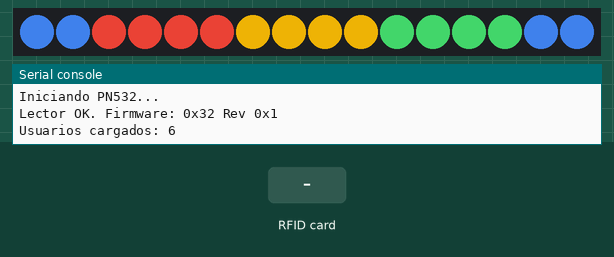
Simulated run of this program. Board: Raspberry Pi Pico running MicroPython. Parts: 16 RGB LEDs in strip order, left to right, the last lines printed to the serial console. The test bench sets the inputs (shaded band).

Above: at 4.4 s.
At 6.8 s:
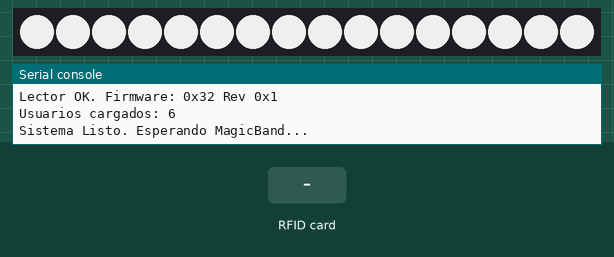
6.9 s: RFID card 5E 7A 19 C4 held to the reader
At 8.01 s:
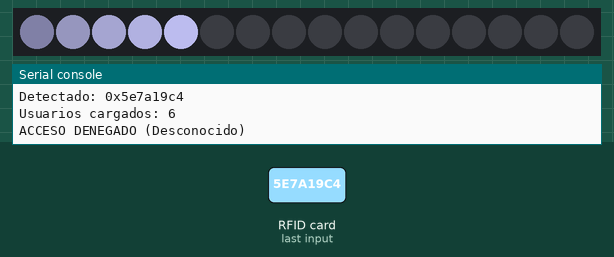
At 10.2 s:
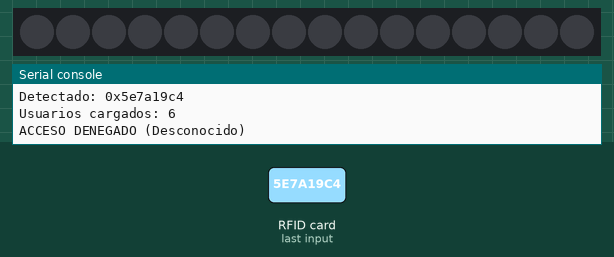

The program:

main.py
```python
from machine import Pin, SPI
import neopixel
import time
import math
import json
import pn532

# --- CONFIGURACIÓN ---
PIN_NEO  = 29
NUM_LEDS = 16
BRILLO   = 0.8

# --- COLORES ---
C_BLANCO = (255, 255, 255)
C_VERDE  = (0, 255, 0)
C_ROJO   = (255, 0, 0)
C_AZUL   = (0, 0, 255)
C_OFF    = (0, 0, 0)
C_G_AZUL   = (66, 133, 244)
C_G_ROJO   = (234, 67, 53)
C_G_AMARILLO = (251, 188, 5)
C_G_VERDE  = (52, 168, 83)

# --- HARDWARE ---
np = neopixel.NeoPixel(Pin(PIN_NEO), NUM_LEDS)

# Configuración SPI (BAJA VELOCIDAD PARA ESTABILIDAD)
# SCK=6, MOSI=7, MISO=4, SS=5
# CAMBIO CLAVE: baudrate=100000 (100kHz) en lugar de 1000000
spi = SPI(0, baudrate=100000, polarity=0, phase=0,
          sck=Pin(6), mosi=Pin(7), miso=Pin(4))
cs_pin = Pin(5, Pin.OUT)

nfc = None
print("Iniciando PN532...")

try:
    nfc = pn532.PN532(spi, cs_pin)
    ver = nfc.get_firmware_version()
    if ver:
        nfc.SAM_configuration()
        print(f"Lector OK. Firmware: {hex(ver[0])} Rev {hex(ver[1])}")
    else:
        print("Lector responde STATUS pero no datos (revisa cables).")
except Exception as e:
    print(f"Error iniciando Lector: {str(e)}")

usuarios = []

def cargar_usuarios():
    global usuarios
    try:
        with open('users.json', 'r') as f:
            usuarios = json.load(f)
            print(f"Usuarios cargados: {len(usuarios)}")
    except:
        usuarios = []

# --- ANIMACIONES ---

def anim_idle_respiracion():
    t = time.ticks_ms() / 1000.0
    factor = (math.sin(t * 3) + 1) / 2 * 0.9 + 0.1
    r = int(C_BLANCO[0] * BRILLO * factor)
    g = int(C_BLANCO[1] * BRILLO * factor)
    b = int(C_BLANCO[2] * BRILLO * factor)
    np.fill((r, g, b))
    np.write()

def anim_procesando_cometa():
    np.fill(C_OFF)
    pos = int((time.ticks_ms() / 40) % NUM_LEDS)
    for i in range(5):
        idx = (pos - i) % NUM_LEDS
        intensidad = 1.0 - (i / 5.0)
        color = (int(200*intensidad*BRILLO), int(200*intensidad*BRILLO), int(255*intensidad*BRILLO))
        np[idx] = color
    np.write()

def parpadear_fade(color_objetivo, veces=3):
    pasos = 40
    for _ in range(veces):
        for i in range(pasos):
            progreso = i / pasos
            angulo = progreso * math.pi
            factor = math.sin(angulo)
            r = int(color_objetivo[0] * BRILLO * factor)
            g = int(color_objetivo[1] * BRILLO * factor)
            b = int(color_objetivo[2] * BRILLO * factor)
            np.fill((r, g, b))
            np.write()
            time.sleep_ms(10)
        np.fill(C_OFF)
        np.write()
        time.sleep_ms(100)

def anim_acceso_concedido():
    for _ in range(NUM_LEDS * 2):
        np.fill(C_OFF)
        pos = int((time.ticks_ms() / 20) % NUM_LEDS)
        for i in range(4):
            idx = (pos - i) % NUM_LEDS
            intensidad = 1.0 - (i / 4.0)
            np[idx] = (0, int(255*intensidad*BRILLO), 0)
        np.write()
        time.sleep_ms(15)
    parpadear_fade(C_VERDE, 3)

def anim_acceso_vip():
    start_t = time.ticks_ms()
    while time.ticks_diff(time.ticks_ms(), start_t) < 3000:
        current_time = time.ticks_ms()
        np.fill(C_OFF)
        pos_cabeza = int((current_time / 30) % NUM_LEDS)
        hue_base = int((current_time / 10) % 256)
        for i in range(8):
            idx = (pos_cabeza - i) % NUM_LEDS
            fade = (1.0 - (i / 8.0)) ** 2
            hue_pixel = (hue_base + (i * 10)) & 255
            r, g, b = 0, 0, 0
            if hue_pixel < 85:
                r, g, b = hue_pixel * 3, 255 - hue_pixel * 3, 0
            elif hue_pixel < 170:
                hue_pixel -= 85
                r, g, b = 255 - hue_pixel * 3, 0, hue_pixel * 3
            else:
                hue_pixel -= 170
                r, g, b = 0, hue_pixel * 3, 255 - hue_pixel * 3
            np[idx] = (int(r*BRILLO*fade), int(g*BRILLO*fade), int(b*BRILLO*fade))
        np.write()
        time.sleep_ms(10)
    parpadear_fade(C_VERDE, 3)

def anim_acceso_denegado():
    parpadear_fade(C_ROJO, 3)

def anim_intro_google():
    colores_google = [C_G_AZUL, C_G_ROJO, C_G_AMARILLO, C_G_VERDE]
    start_t = time.ticks_ms()

    # Ejecutar animacion por 3 segundos
    while time.ticks_diff(time.ticks_ms(), start_t) < 3000:
        np.fill(C_OFF)
        t = time.ticks_ms()

        # Rotacion con velocidad variable (Efecto "Ease-In-Out")
        # Combinamos avance lineal con una onda seno para variar la velocidad
        # (t / 60) da el avance base
        # 6 * sin(t / 300) añade aceleracion y frenado ciclico
        rotacion = (t / 60) + 6 * math.sin(t / 300.0)
        offset = int(rotacion)

        for i in range(NUM_LEDS):
            # Dividir anillo en 4 secciones
            # Usamos RESTA en el offset para giro horario habitual en aros LED
            seccion = (i - offset) % NUM_LEDS
            idx_color = (seccion * 4) // NUM_LEDS

            # Asignar color correspondiente a la seccion
            c = colores_google[idx_color % 4]
            # Aplicar brillo
            color_final = (int(c[0]*BRILLO), int(c[1]*BRILLO), int(c[2]*BRILLO))
            np[i] = color_final

        np.write()
        time.sleep_ms(15)

    np.fill(C_OFF)
    np.write()

# --- PROGRAMA PRINCIPAL ---
def main():
    cargar_usuarios()
    # Animación de inicio tipo Google
    anim_intro_google()

    np.fill(C_OFF); np.write()
    time.sleep(0.5)

    print("Sistema Listo. Esperando MagicBand...")

    while True:
        anim_idle_respiracion()

        uid = None
        if nfc:
            try:
                uid = nfc.read_passive_target(timeout=100)
            except Exception:
                pass

        if uid:
            inicio_proc = time.ticks_ms()
            uid_str = "0x" + "".join("{:02x}".format(x) for x in uid)
            print(f"\nDetectado: {uid_str}")

            while time.ticks_diff(time.ticks_ms(), inicio_proc) < 1000:
                anim_procesando_cometa()

            cargar_usuarios()
            usuario_encontrado = None
            for u in usuarios:
                if u['uid'].lower() == uid_str.lower():
                    usuario_encontrado = u
                    break

            if usuario_encontrado:
                nombre = usuario_encontrado.get('user', 'Usuario')
                status = usuario_encontrado.get('status', 'denegado')
                tipo   = usuario_encontrado.get('usertype', 'normal')

                if status == 'habilitado':
                    print(f"ACCESO CONCEDIDO: {nombre}")
                    if tipo == 'vip':
                        anim_acceso_vip()
                    else:
                        anim_acceso_concedido()
                else:
                    print(f"ACCESO DENEGADO (Status): {nombre}")
                    anim_acceso_denegado()
            else:
                print("ACCESO DENEGADO (Desconocido)")
                anim_acceso_denegado()

            np.fill(C_OFF); np.write()
            time.sleep(1)

        time.sleep_ms(10)

if __name__ == '__main__':
    main()
```

Source omitted: pn532.py (15766 bytes)

Measured:
- after the input at 6.9 s, the LEDs: first change after 0.06 s (image 2 shows a later state)
- what the display in image 0 shows lasts 0.7 s, from 4.4 s to 5.1 s
